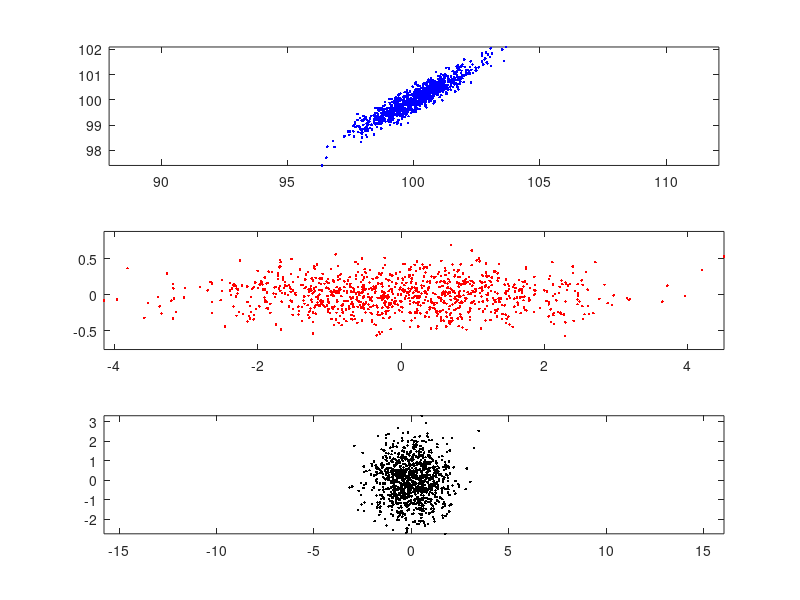

This chart was generated by the following MATLAB code:
clear all, close all,

n = 2; N = 1000;
mu = 100*ones(n,1); A = rand(n,n); Sigma = A*A';
x = A*randn(n,N)+mu*ones(1,N);

muhat = mean(x,2); Sigmahat = cov(x');
xzm = x - muhat*ones(1,N);
[Q,D] = eig(Sigmahat);
[d,ind] = sort(diag(D),'descend');
Q = Q(:,ind);
D = diag(d);
y = Q'*xzm;
z = D^(-1/2)*Q'*xzm;

figure(1), 
subplot(3,1,1),plot(x(1,:),x(2,:),'.b'); axis equal,
subplot(3,1,2),plot(y(1,:),y(2,:),'.r'); axis equal,
subplot(3,1,3),plot(z(1,:),z(2,:),'.k'); axis equal,
